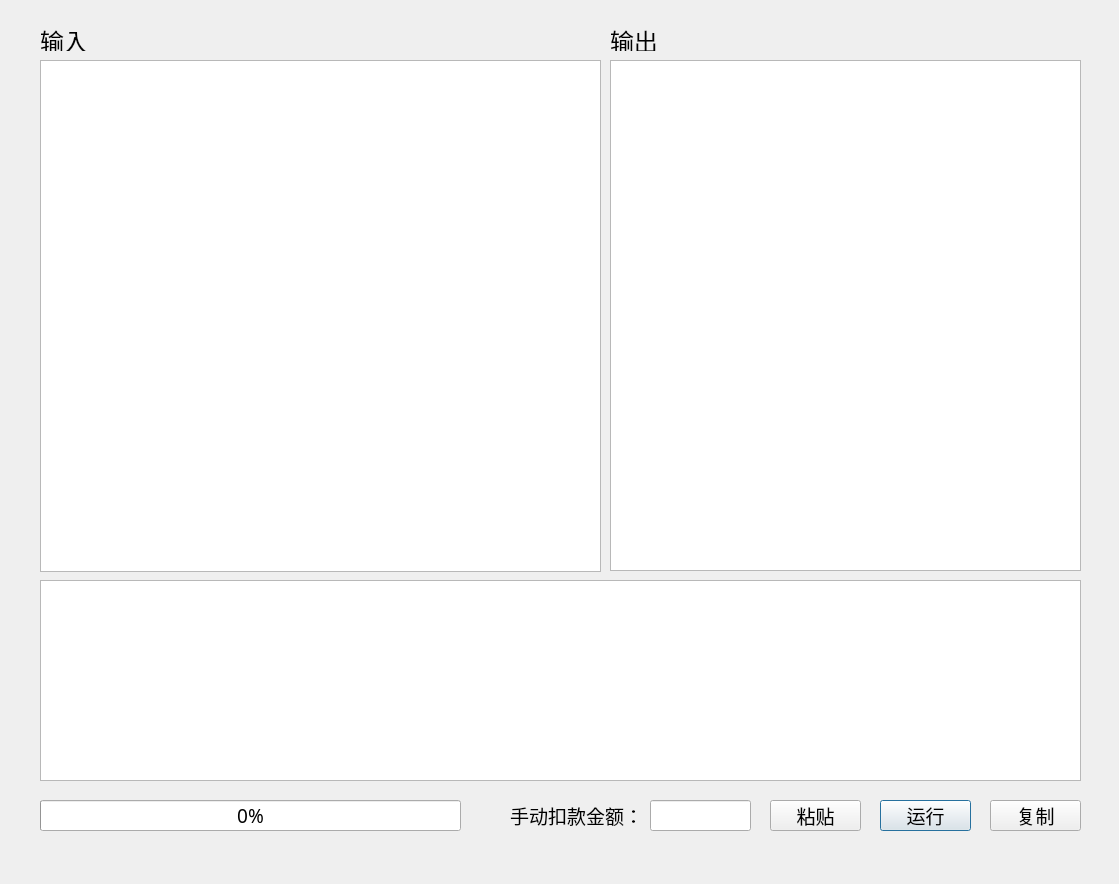
<?xml version="1.0" encoding="UTF-8"?>
<ui version="4.0">
 <class>Dialog</class>
 <widget class="QDialog" name="Dialog">
  <property name="geometry">
   <rect>
    <x>0</x>
    <y>0</y>
    <width>1119</width>
    <height>884</height>
   </rect>
  </property>
  <property name="font">
   <font>
    <family>黑体</family>
    <pointsize>14</pointsize>
    <weight>50</weight>
    <bold>false</bold>
   </font>
  </property>
  <property name="windowTitle">
   <string>Dialog</string>
  </property>
  <widget class="QTextEdit" name="input">
   <property name="geometry">
    <rect>
     <x>40</x>
     <y>60</y>
     <width>561</width>
     <height>512</height>
    </rect>
   </property>
   <property name="font">
    <font>
     <family>黑体</family>
     <pointsize>12</pointsize>
     <weight>50</weight>
     <bold>false</bold>
    </font>
   </property>
   <property name="cursor" stdset="0">
    <cursorShape>IBeamCursor</cursorShape>
   </property>
   <property name="autoFormatting">
    <set>QTextEdit::AutoAll</set>
   </property>
   <property name="tabChangesFocus">
    <bool>false</bool>
   </property>
   <property name="lineWrapColumnOrWidth">
    <number>5</number>
   </property>
   <property name="tabStopWidth">
    <number>80</number>
   </property>
   <property name="acceptRichText">
    <bool>false</bool>
   </property>
  </widget>
  <widget class="QLabel" name="label">
   <property name="geometry">
    <rect>
     <x>40</x>
     <y>30</y>
     <width>81</width>
     <height>21</height>
    </rect>
   </property>
   <property name="font">
    <font>
     <family>黑体</family>
     <pointsize>18</pointsize>
     <weight>50</weight>
     <bold>false</bold>
    </font>
   </property>
   <property name="text">
    <string>输入</string>
   </property>
  </widget>
  <widget class="QTextEdit" name="output">
   <property name="geometry">
    <rect>
     <x>610</x>
     <y>60</y>
     <width>471</width>
     <height>511</height>
    </rect>
   </property>
   <property name="font">
    <font>
     <family>黑体</family>
     <pointsize>12</pointsize>
     <weight>50</weight>
     <bold>false</bold>
    </font>
   </property>
   <property name="cursor" stdset="0">
    <cursorShape>IBeamCursor</cursorShape>
   </property>
   <property name="frameShape">
    <enum>QFrame::StyledPanel</enum>
   </property>
   <property name="frameShadow">
    <enum>QFrame::Sunken</enum>
   </property>
   <property name="html">
    <string notr="true">&lt;!DOCTYPE HTML PUBLIC &quot;-//W3C//DTD HTML 4.0//EN&quot; &quot;http://www.w3.org/TR/REC-html40/strict.dtd&quot;&gt;
&lt;html&gt;&lt;head&gt;&lt;meta name=&quot;qrichtext&quot; content=&quot;1&quot; /&gt;&lt;style type=&quot;text/css&quot;&gt;
p, li { white-space: pre-wrap; }
&lt;/style&gt;&lt;/head&gt;&lt;body style=&quot; font-family:'黑体','黑体'; font-size:12pt; font-weight:400; font-style:normal;&quot;&gt;
&lt;p style=&quot;-qt-paragraph-type:empty; margin-top:0px; margin-bottom:0px; margin-left:0px; margin-right:0px; -qt-block-indent:0; text-indent:0px;&quot;&gt;&lt;br /&gt;&lt;/p&gt;&lt;/body&gt;&lt;/html&gt;</string>
   </property>
   <property name="acceptRichText">
    <bool>false</bool>
   </property>
  </widget>
  <widget class="QLabel" name="label_2">
   <property name="geometry">
    <rect>
     <x>610</x>
     <y>30</y>
     <width>81</width>
     <height>21</height>
    </rect>
   </property>
   <property name="font">
    <font>
     <family>黑体</family>
     <pointsize>18</pointsize>
     <weight>50</weight>
     <bold>false</bold>
    </font>
   </property>
   <property name="text">
    <string>输出</string>
   </property>
  </widget>
  <widget class="QTextEdit" name="logtext">
   <property name="geometry">
    <rect>
     <x>40</x>
     <y>580</y>
     <width>1041</width>
     <height>201</height>
    </rect>
   </property>
   <property name="font">
    <font>
     <family>黑体</family>
     <pointsize>11</pointsize>
     <weight>50</weight>
     <bold>false</bold>
    </font>
   </property>
   <property name="cursor" stdset="0">
    <cursorShape>IBeamCursor</cursorShape>
   </property>
   <property name="lineWidth">
    <number>1</number>
   </property>
   <property name="html">
    <string>&lt;!DOCTYPE HTML PUBLIC &quot;-//W3C//DTD HTML 4.0//EN&quot; &quot;http://www.w3.org/TR/REC-html40/strict.dtd&quot;&gt;
&lt;html&gt;&lt;head&gt;&lt;meta name=&quot;qrichtext&quot; content=&quot;1&quot; /&gt;&lt;style type=&quot;text/css&quot;&gt;
p, li { white-space: pre-wrap; }
&lt;/style&gt;&lt;/head&gt;&lt;body style=&quot; font-family:'黑体','黑体'; font-size:11pt; font-weight:400; font-style:normal;&quot;&gt;
&lt;p style=&quot;-qt-paragraph-type:empty; margin-top:0px; margin-bottom:0px; margin-left:0px; margin-right:0px; -qt-block-indent:0; text-indent:0px;&quot;&gt;&lt;br /&gt;&lt;/p&gt;&lt;/body&gt;&lt;/html&gt;</string>
   </property>
   <property name="acceptRichText">
    <bool>false</bool>
   </property>
  </widget>
  <widget class="QPushButton" name="run">
   <property name="geometry">
    <rect>
     <x>880</x>
     <y>800</y>
     <width>91</width>
     <height>31</height>
    </rect>
   </property>
   <property name="text">
    <string>运行</string>
   </property>
  </widget>
  <widget class="QPushButton" name="copy">
   <property name="geometry">
    <rect>
     <x>990</x>
     <y>800</y>
     <width>91</width>
     <height>31</height>
    </rect>
   </property>
   <property name="text">
    <string>复制</string>
   </property>
  </widget>
  <widget class="QPushButton" name="paste">
   <property name="geometry">
    <rect>
     <x>770</x>
     <y>800</y>
     <width>91</width>
     <height>31</height>
    </rect>
   </property>
   <property name="text">
    <string>粘贴</string>
   </property>
  </widget>
  <widget class="QLineEdit" name="in_cost">
   <property name="geometry">
    <rect>
     <x>650</x>
     <y>800</y>
     <width>101</width>
     <height>31</height>
    </rect>
   </property>
  </widget>
  <widget class="QLabel" name="label_3">
   <property name="geometry">
    <rect>
     <x>510</x>
     <y>800</y>
     <width>131</width>
     <height>31</height>
    </rect>
   </property>
   <property name="text">
    <string>手动扣款金额：</string>
   </property>
  </widget>
  <widget class="QProgressBar" name="progressBar">
   <property name="geometry">
    <rect>
     <x>40</x>
     <y>800</y>
     <width>421</width>
     <height>31</height>
    </rect>
   </property>
   <property name="value">
    <number>0</number>
   </property>
  </widget>
 </widget>
 <resources/>
 <connections/>
</ui>
